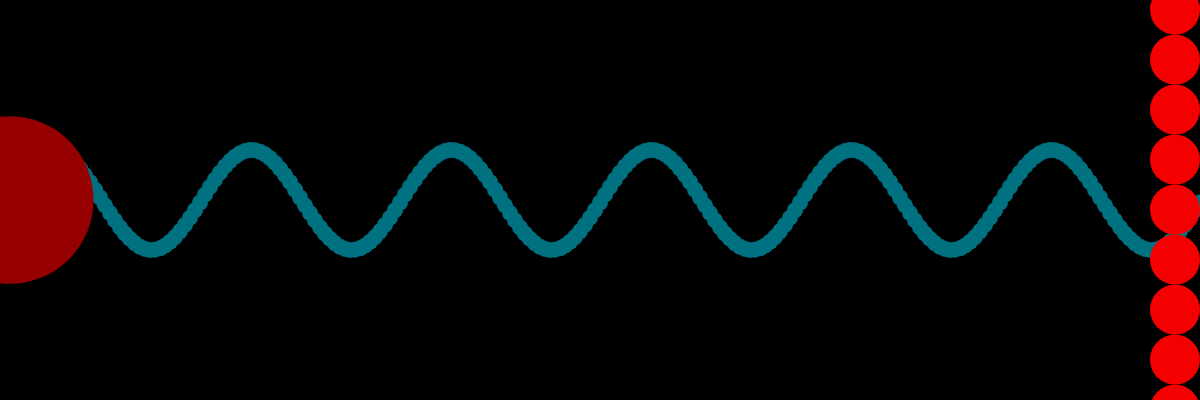
Frame 1 (no input)
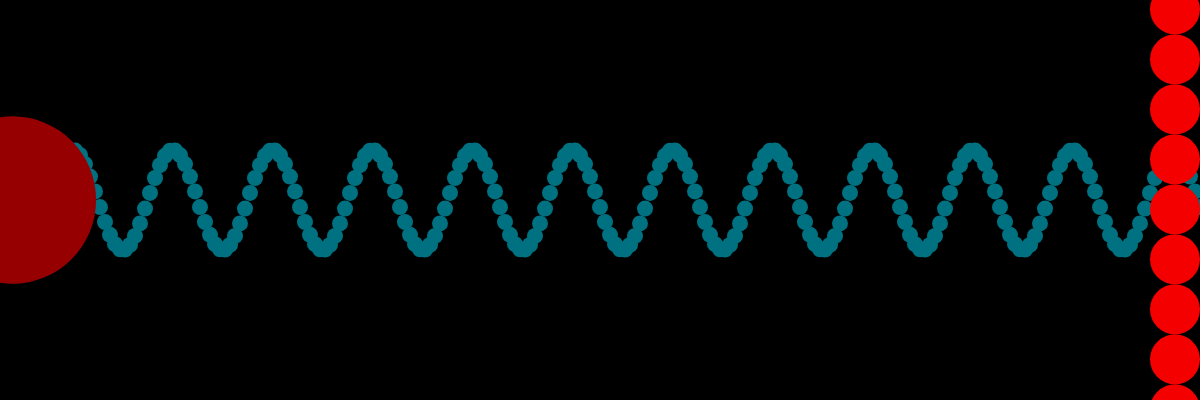
Frame 60 (no input)
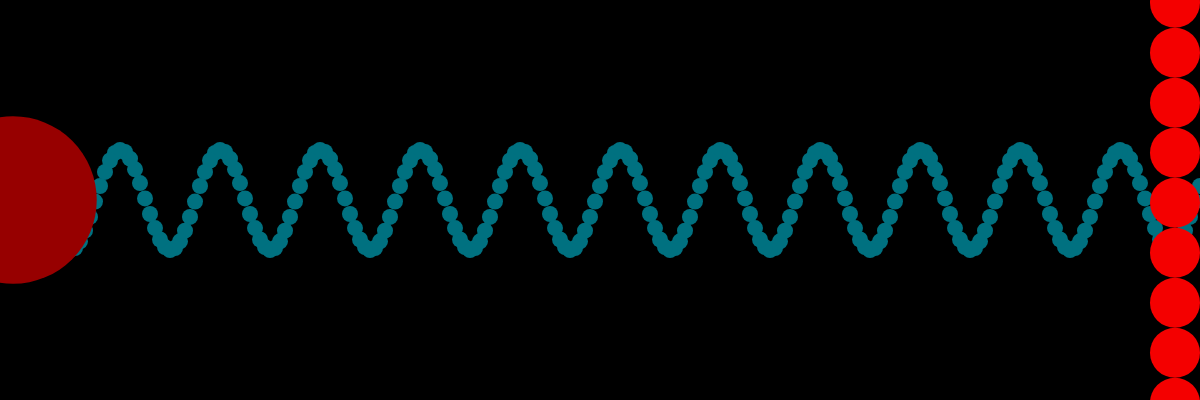
Frame 120 (the mouse pressed at the canvas centre since frame 60)

The p5.js sketch that drew these frames (run headless with seeded random() and noise() and a simulated clock; from frame 60 on, the mouse is pressed at the canvas centre):

// p5.js sketch
// ── sketch.js
var xspacing = 5;    // Distance between each horizontal location
var w;                // Width of entire wave
var theta = 0.0;  // Start angle at 0
var period = 200.0;   // How many pixels before the wave repeats
var dx;               // Value for incrementing x
var yvalues;  // Using an array to store height values for the wave
var wiggle = 20;

function setup() {
  var cnv = createCanvas(1200, 400);
  ampslide = createSlider(20,100,50,2); // Height of wave
  perslide = createSlider(100,300,50,2)
  colorMode(HSB)
  w = width+16;
  dx = (TWO_PI / period) * xspacing;
  yvalues = new Array(floor(w/xspacing));
}

function draw() {
  background(0);
  calcWave();
  renderWave();
  initialBall();
  finalBall();
    var period = perslide.value()
    dx = (TWO_PI / period) * xspacing;
}

function calcWave() {
  // Increment theta (try different values for
  // 'angular velocity' here)
  theta += 0.05;
  amplitude = ampslide.value()


  // For every x value, calculate a y value with sine function
  var x = theta;
  for (var i = 0; i < yvalues.length; i++) {
    yvalues[i] = sin(x)*amplitude;
    x+=dx;
  }
}

function renderWave() {
  noStroke();
  var period = perslide.value()
  var color= map(period,100,300,187,0)
  fill(color,100,50)
  // A simple way to draw the wave with an ellipse at each location
  for (var x = 0; x < yvalues.length; x++) {
    ellipse(1200-x*xspacing, height/2+yvalues[x], 16, 16);
  }

}
function initialBall() {
    var period = perslide.value();
    var amplitude = ampslide.value();
    var wig = map(period,100,300,10,0) + map(amplitude,20,100,0,10)
    wiggle = random(0,wig)
    size = map(period,100,300,100,0) + map(amplitude,20,100,0,100)
    color = color = map(period,100,300,25,0) + map(amplitude,20,100,0,25)
    fill(360,100,color+25)
    ellipse(0+wiggle,height/2,size+30,size+30)
}

function finalBall() {
  var period= perslide.value()
  color = map(period,100,300,65,10) + map(amplitude,20,100,10,65)
  fill(360 ,100,color)

  wiggle = map(period,100,300,70,10) + map(amplitude,20,100,10,70)

  wiggle += random(0,wiggle/3)
  for (var x = 0; x < 30; x++){

    ellipse(width-25,wiggle+height-x*50,50,50)
  }
}
